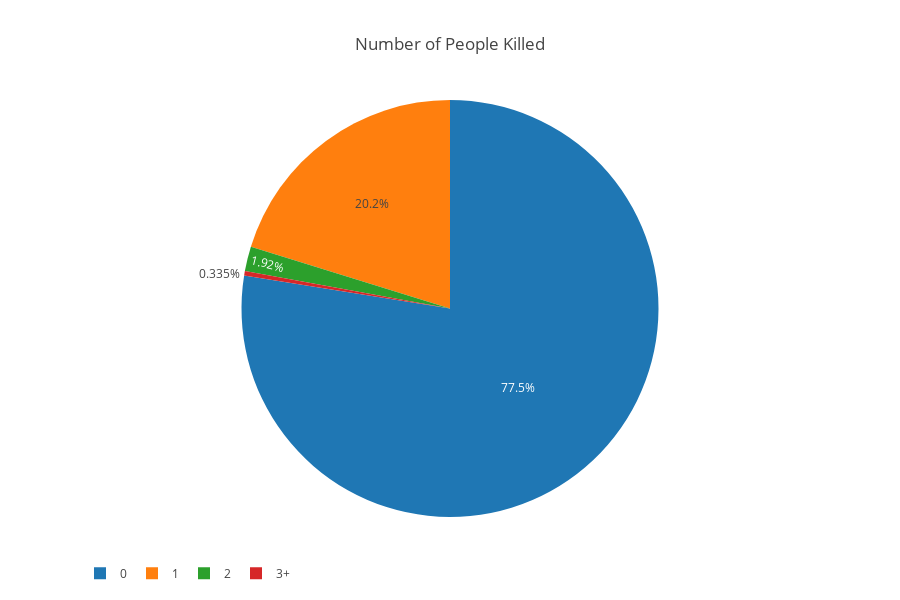
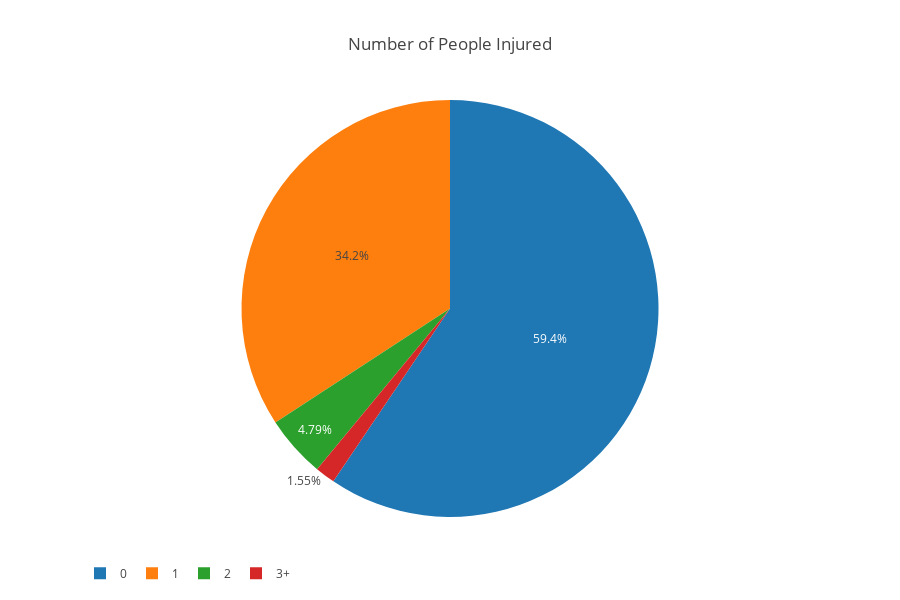
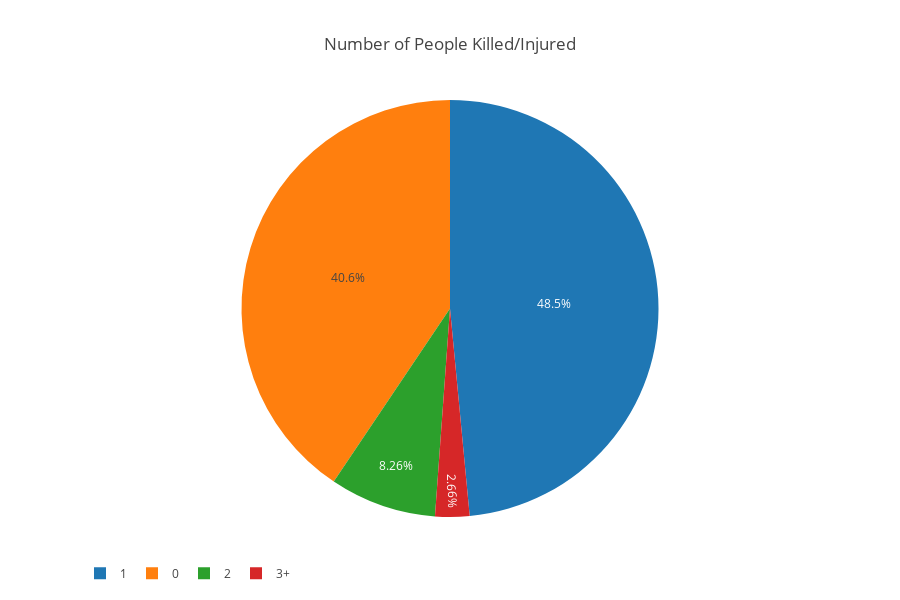

The notebook cell saved with these charts, in order:
### Code cell
# No. of people killed, injured, both

print("Total number of incidents = {}".format(len(df['n_killed'])))

def plot_pie_bucket(data,max_num,title):
    df['temp'] = data.apply(lambda x : str(max_num)+'+' if x>=max_num else str(x))
    tempdf = df['temp'].value_counts().reset_index()

    labels = list(tempdf['index'])
    values= list(tempdf['temp'])

    trace1 = go.Pie(labels=labels, values=values)
    layout = dict(height=600, title=title, legend=dict(orientation="h"));
    fig = go.Figure(data=[trace1], layout=layout)
    iplot(fig)
    
plot_pie_bucket(df['n_killed'],3,'Number of People Killed')
plot_pie_bucket(df['n_injured'],3,'Number of People Injured')
plot_pie_bucket(df['loss'],3,'Number of People Killed/Injured')

### Figure 1 — Plotly figure (JSON) as saved in the notebook; plotly's stock layout.template omitted (floating-point values rounded to 4 significant figures)
{"data": [{"labels": ["0", "1", "2", "3+"], "type": "pie", "uid": "ca244299-eeae-410f-bf3b-3e3355b67ec9", "values": [185835, 48436, 4604, 802]}], "layout": {"height": 600, "legend": {"orientation": "h"}, "title": "Number of People Killed"}}

### Figure 2 — Plotly figure (JSON) as saved in the notebook; plotly's stock layout.template omitted (floating-point values rounded to 4 significant figures)
{"data": [{"labels": ["0", "1", "2", "3+"], "type": "pie", "uid": "0ccd2a90-0bb2-4e36-a816-005115a8936a", "values": [142487, 81986, 11484, 3720]}], "layout": {"height": 600, "legend": {"orientation": "h"}, "title": "Number of People Injured"}}

### Figure 3 — Plotly figure (JSON) as saved in the notebook; plotly's stock layout.template omitted (floating-point values rounded to 4 significant figures)
{"data": [{"labels": ["1", "0", "2", "3+"], "type": "pie", "uid": "08681e0e-4f81-4234-a5c7-a5a84a7a99a7", "values": [116228, 97287, 19794, 6368]}], "layout": {"height": 600, "legend": {"orientation": "h"}, "title": "Number of People Killed/Injured"}}
